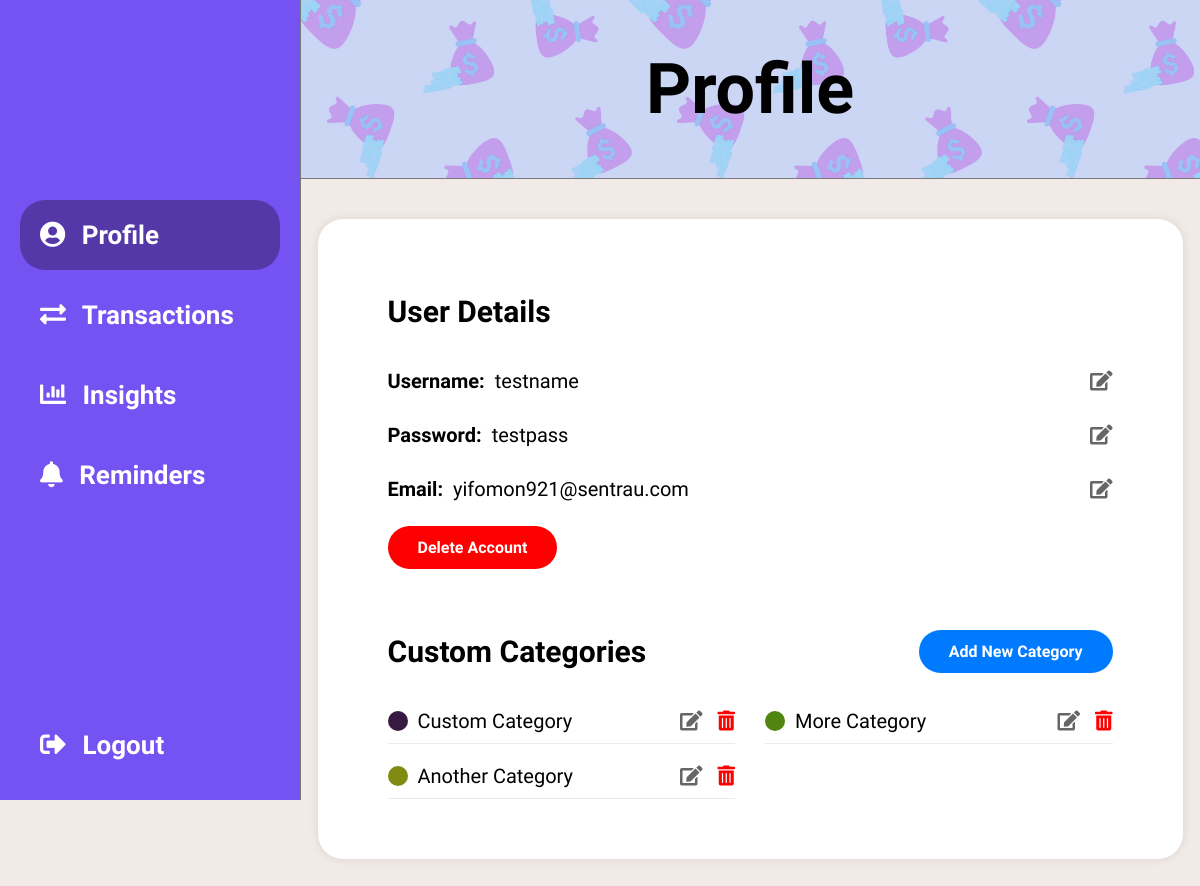
The app's page /profile.php (signed in) with its own data.
### tables this page shows
CREATE TABLE User (
    userID INT AUTO_INCREMENT PRIMARY KEY,
    username VARCHAR(255) NOT NULL,
    password VARCHAR(255) NOT NULL,
    emailAddress VARCHAR(255) NOT NULL
);

CREATE TABLE CustomCategory (
    customCategoryID INT AUTO_INCREMENT PRIMARY KEY,
    userID INT NOT NULL,
    title VARCHAR(255) NOT NULL,
    colour VARCHAR(255) NOT NULL,
    FOREIGN KEY (userID) REFERENCES User(userID)
);

### profile.php (the view, shortened to what this page needs)
<?php
    $dbHost = 'localhost';
    $dbUsername = 'root';
    $dbPassword = '';
    $dbName = 'agile';
    $conn = new mysqli($dbHost, $dbUsername, $dbPassword, $dbName);
    $userID = $_SESSION["userID"];
    $userQuery = "SELECT username, password, emailAddress FROM User WHERE userID = ?";
    $stmt = $conn->prepare($userQuery);
    $stmt->bind_param("i", $userID);
    $stmt->execute();
    $userResult = $stmt->get_result();
    $userData = $userResult->fetch_assoc();
    $categoriesQuery = "SELECT title, colour, customCategoryID FROM CustomCategory WHERE userID = ?";
    $stmt = $conn->prepare($categoriesQuery);
    $stmt->bind_param("i", $userID);
    $stmt->execute();
    $categoriesResult = $stmt->get_result();
    $customCategories = $categoriesResult->fetch_all(MYSQLI_ASSOC);
    ?>
    <!DOCTYPE html>
    <html lang="en">
    <head>
        <link rel="stylesheet" href="style.css">
        <link rel="stylesheet" href="https://cdnjs.cloudflare.com/ajax/libs/font-awesome/5.15.3/css/all.min.css">
    </head>
    <body>
        <div class="sidebar">
            <div class="sidebar-content">
                <a href="profile.php" class="active"><i class="fas fa-user-circle"></i> <span>Profile</span></a>
                <a href="transactions.php"><i class="fas fa-exchange-alt"></i> <span>Transactions</span></a>
                <a href="insights.php"><i class="fas fa-chart-bar"></i> <span>Insights</span></a>
                <a href="reminders.php"><i class="fas fa-bell"></i> <span>Reminders</span></a>
            </div>
            <div class="logout-section">
                <a href="logout.php"><i class="fas fa-sign-out-alt"></i> <span>Logout</span></a>
            </div>
        </div>
        <div class="content">
            <div class="title">
                <h1>Profile</h1>
            </div>
            <div class="content-container">
                <div class="main-content">
                    <div class="user-details">
                        <h2>User Details</h2>
                        <div class="details-wrapper">
                            <p><strong>Username: </strong> <?php echo htmlspecialchars($userData['username']); ?></p>
                            <button class="icon-button" id="username-edit-btn"><i class="fas fa-edit"></i></button>
                        </div>
                        <div class="details-wrapper">
                            <p><strong>Password: </strong> <?php echo htmlspecialchars($userData['password']); ?></p>
                            <button class="icon-button" id="password-edit-btn"><i class="fas fa-edit"></i></button>
                        </div>
                        <div class="details-wrapper">
                            <p><strong>Email: </strong> <?php echo htmlspecialchars($userData['emailAddress']); ?></p>
                            <button class="icon-button" id="email-edit-btn"><i class="fas fa-edit"></i></button>
                        </div>
                        <button class="delete-button">Delete Account</button>
                    </div>
                    <div class="custom-categories">
                        <div class="custom-categories-header">
                            <h2>Custom Categories</h2>
                            <button id="add-category-btn">Add New Category</button>
                        </div>
                        <div class="categories-list">
                            <?php foreach ($customCategories as $category): ?>
                                <div class="category">
                                    <span class="category-color" style="background-color: <?php echo htmlspecialchars($category['colour']); ?>"></span>
                                    <?php echo htmlspecialchars($category['title']); ?>
                                    <div class="category-buttons">
                                        <button class="icon-button edit-category" data-category-id="<?php echo $category['customCategoryID']; ?>"><i class="fas fa-edit"></i></button>
                                        <button class="icon-button delete-category" data-category-id="<?php echo $category['customCategoryID']; ?>"><i class="fas fa-trash-alt"></i></button>
                                    </div>
                                </div>
                            <?php endforeach; ?>
                        </div>
                    </div>
                </div>
            </div>
        </div>
    </body>
    </html>

### style.css (style rules this page uses)
body { font-family: varela round, sans-serif !important; font-size: 20px; color: black; background-color: #F1EAE6; margin: 0; }
button, input { font-family: varela round, sans-serif !important; }
.title { width: 100%; background: url('backgroundNice.png') repeat center center/cover; background-size: 350px; padding: 6vh 0; text-align: center; border-bottom: 1px solid #797979; }
.title h1 { margin: 0; font-size: 70px; }
.sidebar { height: 100vh; width: 300px; position: fixed; background-color: #7552F2; overflow-x: hidden; display: flex; flex-direction: column; justify-content: space-between; border-right: 1px solid #797979; z-index: 10; }
.sidebar-content { display: flex; flex-direction: column; justify-content: center; flex-grow: 1; }
.sidebar-content a:not(:last-child) { margin-bottom: 10px; }
.sidebar a { padding:20px; margin-left:20px; margin-right:20px; border-radius: 25px; text-decoration: none; font-size: 18px; color: white; display: block; font-size: 26px; font-weight: bold; }
.sidebar a i { margin-right: 10px; }
.sidebar-content .active { background-color: #5538A8; }
.logout-section { padding-bottom: 20px; flex-grow: 0; }
.content { margin-left: 300px; min-height: 100vh; }
.main-content { width: 85%; padding: 30px 50px; margin: 40px auto; border-radius: 25px; box-shadow: 0 0 10px rgba(0,0,0,0.1); background-color: white; position: relative; z-index: 10; }
@media screen and (max-width: 1500px) { .content { margin-left: 300px; } }

### profile.php (style rules this page uses)
.user-details, .custom-categories { background-color: #fff; border-radius: 10px; padding: 20px; }
.user-details p, .custom-categories .category { display: flex; align-items: center; }
.user-details p { margin: 15px 0; }
.user-details button, .custom-categories button { border: none; border-radius: 25px; padding: 12px 30px; cursor: pointer; font-size: 16px; font-weight: bold; }
.user-details button { margin-left: auto; background-color: #666; color: white; }
.custom-categories button { background-color: #007BFF; color: white; }
.delete-button { background-color: #FF0000 !important; color: white; margin-top: 10px; }
.icon-button { background: none; border: none; cursor: pointer; margin-left: 10px; padding: 0 !important; background-color: rgba(0, 0, 0, 0) !important; color: #666 !important; font-size: 20px !important; }
.category-color { width: 20px; height: 20px; border-radius: 50%; display: inline-block; margin-right: 10px; }
.category { border-bottom: 1px solid #eaeaea; padding-bottom: 10px; margin-bottom: 10px; }
.user-details strong { margin-right: 10px; }
.details-wrapper { display: flex; align-items: center; }
.custom-categories-header { display: flex; align-items: center; }
.custom-categories-header button { margin-left: auto; }
.categories-list { display: grid; grid-template-columns: 1fr 1fr; gap: 10px 30px; margin-top: 15px; }
.category-buttons { margin-left: auto; }
.category-buttons button { padding: 0; background-color: rgba(0, 0, 0, 0); color: #666; font-size: 20px; }
.delete-category { color: #FF0000 !important; }

### records on screen
user: username "testname", password "testpass", emailAddress "yifomon921@sentrau.com"
customcategory: title "Custom Category"
customcategory: title "More Category"
customcategory: title "Another Category"
